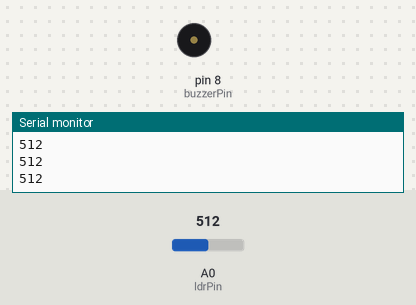
A sketch run on a simulated Arduino Uno, built with avr-gcc and run on an emulated ATmega328P. Shown: buzzer (waves = sounding, pin HIGH), the last lines printed to the serial monitor. Inputs (shaded band) come from the test bench; at power-on: A0 (ldrPin) = 512.

Above: at 1.2 s.
1.3 s: A0 (ldrPin) set to 481
At 2.5 s:
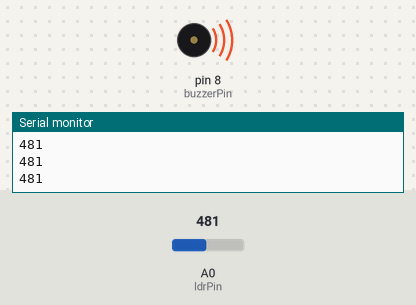
2.8 s: A0 (ldrPin) set to 510
At 4.0 s:
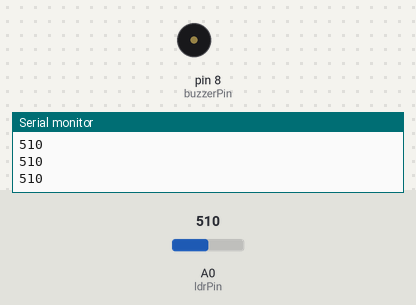
4.3 s: A0 (ldrPin) set to 490
At 5.5 s:
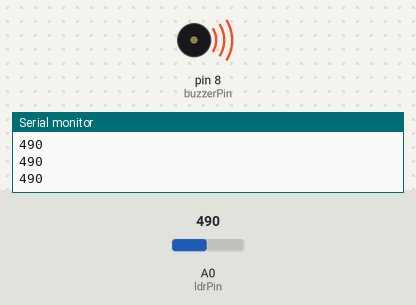
Timing chart, 0 to 7.3 s (numbered marks = the images above; inputs shaded):
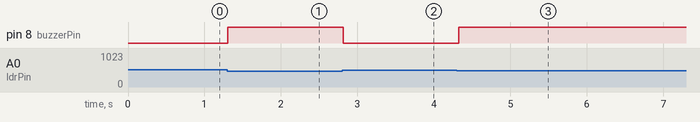

Measured:
- the behaviour switches between 500 and 499 on A0 (ldrPin) (found by bisection; images 0 and 1)
- after the input at 1.3 s, pin 8 (buzzerPin): LOW → HIGH at once
- after the input at 2.8 s, pin 8 (buzzerPin): HIGH → LOW at once
- after the input at 4.3 s, pin 8 (buzzerPin): LOW → HIGH at once

The sketch:

Laser_Alarm.ino
```cpp
const int ldrPin = A0;
const int buzzerPin = 8;
const int threshold = 500;

int ldrValue = 0;

void setup() {
  pinMode(buzzerPin, OUTPUT);
  Serial.begin(9600);
}

void loop() {
  ldrValue = analogRead(ldrPin);
  Serial.println(ldrValue);

  if (ldrValue < threshold) {
    digitalWrite(buzzerPin, HIGH);
  } else {
    digitalWrite(buzzerPin, LOW);
  }

  delay(50);
}
```
